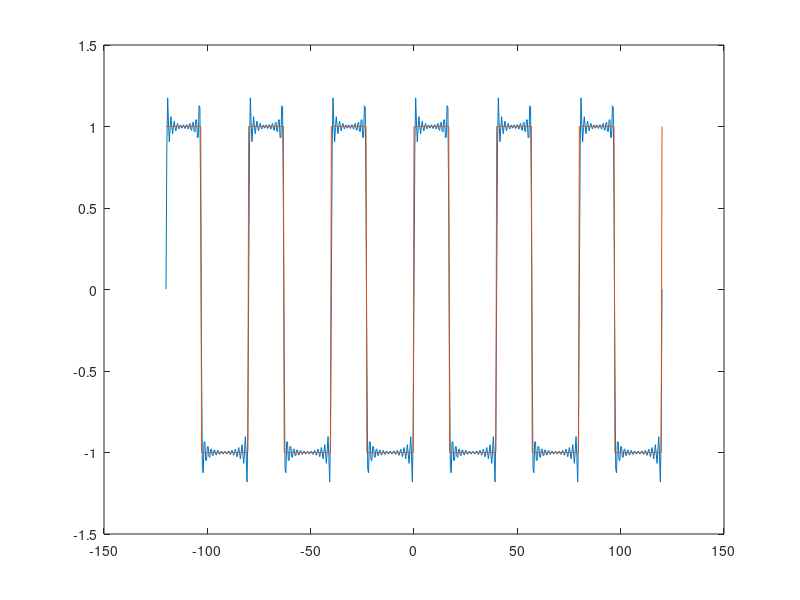
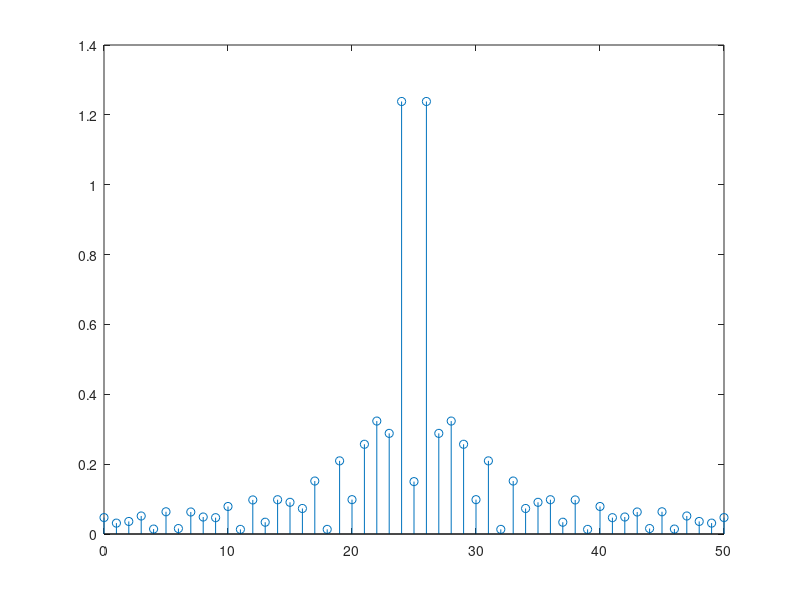

The MATLAB source for these figures, in order:
T=40;
f=1/T;
t=-3*T:0.4:3*T;
DUTY=42.5;
N=50;
SemnalInitial=square(2*pi*f*t,DUTY);
fun0=@(t)square(2*pi*f*t,DUTY);
CC=1/T*integral(fun0,0,T);
Ck=zeros(1,N);
Ak=zeros(1,N);
SemnalRefacut=0;
for (k=1:1:N)
   fun=@(t)square(2*pi*f*t,DUTY).*exp(-2*pi*f*t*1j*(k-25));
   Ck(k)=1/T*integral(fun,0,T);
   Ak(k+1)=2*abs(Ck(k));
   SemnalRefacut=SemnalRefacut+Ck(k)*exp(2*pi*f*t*1j*(k-25));
end
figure(1);
plot(t,SemnalRefacut,t,SemnalInitial);
figure(2)
Ak(26)=abs(CC);
Ak(1)=Ak(51);
stem([0:N],Ak);